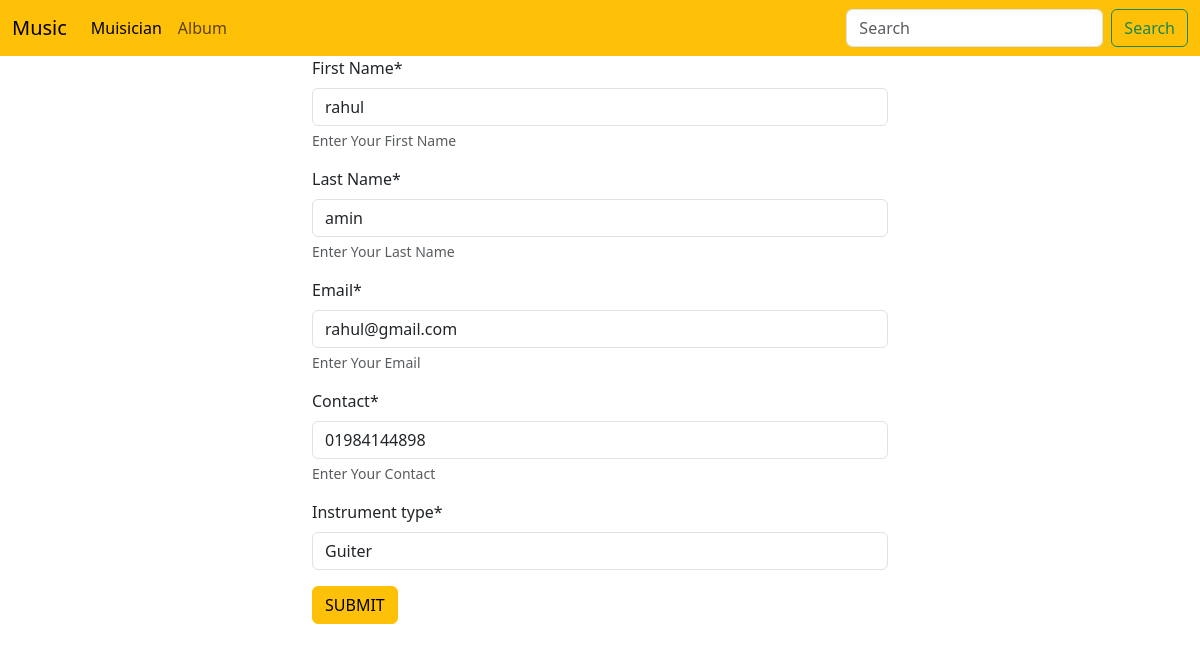
Screenshot of /musician/edit_musician/3 with the database file from the repository.
### musician/models.py (models this page shows, shortened)
class Musician(models.Model):
    first_name=models.CharField(max_length=100)
    last_name=models.CharField(max_length=100)
    email=models.EmailField()
    number=models.CharField(max_length=11)
    instrument_type=models.CharField()

### musician/views.py (the view)
# urls.py: path('edit_musician/<int:id>',views.edit_musician,name='edit_musician'),
def edit_musician(request,id):
    m=models.Musician.objects.get(pk=id)
    form=forms.MusicianForm(instance=m)
    if request.method == 'POST':
        form=forms.MusicianForm(request.POST,instance=m)
        if form.is_valid():
            form.save()
            return redirect('musician_home')
    return render(request,'pages/musician_add_musician.html',{'form':form})

### musician/forms.py (shortened to what this page needs)
class MusicianForm(forms.ModelForm):
    class Meta:
        model=Musician
        fields='__all__'
        labels={
            'first_name':'First Name',
            'last_name':'Last Name',
            'email':'Email',
            'number':'Contact',
            'instrument':'Instrument'
        }
        help_texts={
             'first_name':'Enter Your First Name',
            'last_name':'Enter Your Last Name',
            'email':'Enter Your Email',
            'number':'Enter Your Contact',
            'instrument':'Enter Your Instrument Name'
        }

### musician/Templates/pages/musician_add_musician.html (shortened to what this page needs)
{% extends 'base/base.html' %}
{% load crispy_forms_tags %}
{% block content %}
{% include 'components/header.html' %}
<div class="container w-50">
    <form  method="POST">
         {{form | crispy }}
         <button type="submit" class="btn btn-warning">SUBMIT</button>
    </form>
</div>
{% endblock %}

### rows the page displays
Musician: first_name "rahul", last_name "amin", email "rahul@gmail.com", number "01984144898", instrument_type "Guiter"
